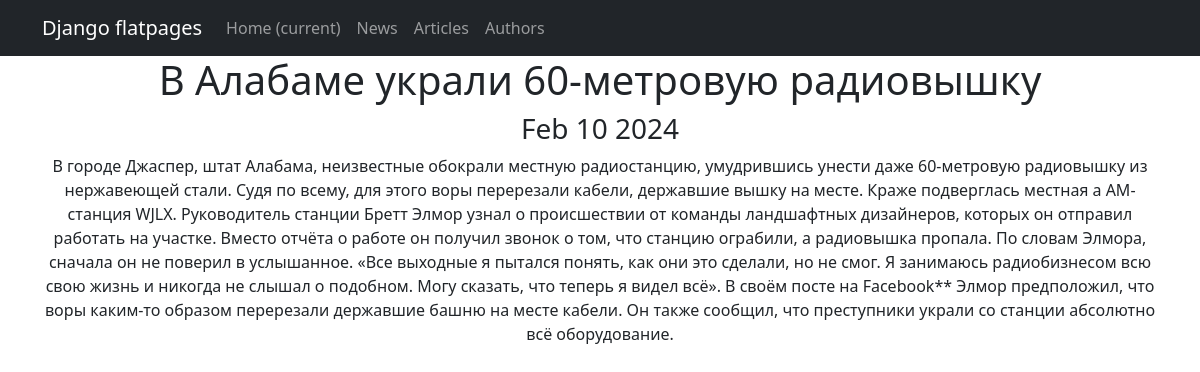
Page /news/4 on the committed database.
### newapp/models.py (models this page shows, shortened)
class Post(models.Model):
    author = models.ForeignKey(Author, on_delete=models.CASCADE)
    NEWS = 'NW'
    ARTICLE = 'AR'
    CATEGORY_CHOICES = (
        (NEWS, 'Новость'),
        (ARTICLE, 'Статья'),
    )
    categoryType = models.CharField(max_length=2, choices=CATEGORY_CHOICES, default=ARTICLE)
    dateCreation = models.DateTimeField(auto_now_add=True)
    postCategory = models.ManyToManyField(Category, through='PostCategory')
    title = models.CharField(max_length=128)
    text = models.TextField()
    rating = models.SmallIntegerField(default=0)

### newapp/views.py (the view)
# urls.py: path('<int:pk>', PostDetail.as_view()),
class PostDetail(DetailView):
    model = Post
    template_name = 'post.html'
    context_object_name = 'post'

### templates/post.html (shortened to what this page needs)
{% extends 'flatpages/default.html' %}
{% block content %}
<h1>{{ post.title }}</h1>
<h3>{{ post.dateCreation|date:'M d Y' }}</h3>
{{ post.text }}
{% endblock content %}l>

### rows in the picture
Post: title "В Алабаме украли 60-метровую радиовышку", dateCreation "Feb 10 2024", text "В городе Джаспер, штат Алабама, неизвестные обокрали местную радиостанцию, умудрившись унести даже 60-метровую радиовышку из нержавеющей стали. Судя по всему, для этого воры перерезали кабели, державшие вышку на месте. Краже подверглась местная а AM-станция WJLX. Руководитель станции Бретт Элмор узнал о происшествии от команды ландшафтных дизайнеров, которых он отправил работать на участке. Вместо отчёта о работе он получил звонок о том, что станцию ограбили, а радиовышка пропала. По словам Элмора, сначала он не поверил в услышанное. «Все выходные я пытался понять, как они это сделали, но не смог. Я занимаюсь радиобизнесом всю свою жизнь и никогда не слышал о подобном. Могу сказать, что…"
